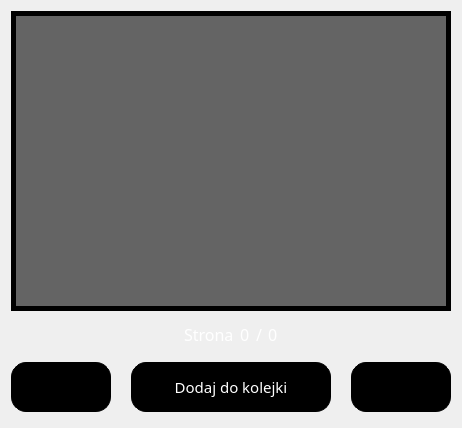
               <widget class="QFrame" name="frame_4">
                <property name="frameShape">
                 <enum>QFrame::NoFrame</enum>
                </property>
                <property name="frameShadow">
                 <enum>QFrame::Raised</enum>
                </property>
                <layout class="QVBoxLayout" name="verticalLayout_11">
                 <item>
                  <widget class="QFrame" name="FramePreview_3">
                   <property name="sizePolicy">
                    <sizepolicy hsizetype="Expanding" vsizetype="Expanding">
                     <horstretch>0</horstretch>
                     <verstretch>0</verstretch>
                    </sizepolicy>
                   </property>
                   <property name="minimumSize">
                    <size>
                     <width>100</width>
                     <height>300</height>
                    </size>
                   </property>
                   <property name="frameShape">
                    <enum>QFrame::NoFrame</enum>
                   </property>
                   <property name="frameShadow">
                    <enum>QFrame::Raised</enum>
                   </property>
                   <layout class="QVBoxLayout" name="verticalLayout_20">
                    <property name="leftMargin">
                     <number>0</number>
                    </property>
                    <property name="topMargin">
                     <number>0</number>
                    </property>
                    <property name="rightMargin">
                     <number>0</number>
                    </property>
                    <property name="bottomMargin">
                     <number>0</number>
                    </property>
                    <item>
                     <widget class="QLabel" name="previewPDF">
                      <property name="sizePolicy">
                       <sizepolicy hsizetype="Expanding" vsizetype="Expanding">
                        <horstretch>0</horstretch>
                        <verstretch>0</verstretch>
                       </sizepolicy>
                      </property>
                      <property name="minimumSize">
                       <size>
                        <width>0</width>
                        <height>0</height>
                       </size>
                      </property>
                      <property name="maximumSize">
                       <size>
                        <width>1600000</width>
                        <height>1600000</height>
                       </size>
                      </property>
                      <property name="styleSheet">
                       <string notr="true">background-color: rgb(100, 100, 100);
border-color: rgb(0, 0, 0);
border: 5px solid;</string>
                      </property>
                      <property name="text">
                       <string/>
                      </property>
                      <property name="pixmap">
                       <pixmap>Icons/128x128 Preview.png</pixmap>
                      </property>
                      <property name="scaledContents">
                       <bool>false</bool>
                      </property>
                      <property name="alignment">
                       <set>Qt::AlignCenter</set>
                      </property>
                      <property name="margin">
                       <number>0</number>
                      </property>
                      <property name="indent">
                       <number>0</number>
                      </property>
                     </widget>
                    </item>
                   </layout>
                  </widget>
                 </item>
                 <item alignment="Qt::AlignHCenter">
                  <widget class="QFrame" name="frame_11">
                   <property name="sizePolicy">
                    <sizepolicy hsizetype="Preferred" vsizetype="Minimum">
                     <horstretch>0</horstretch>
                     <verstretch>0</verstretch>
                    </sizepolicy>
                   </property>
                   <property name="minimumSize">
                    <size>
                     <width>0</width>
                     <height>34</height>
                    </size>
                   </property>
                   <property name="maximumSize">
                    <size>
                     <width>16777215</width>
                     <height>34</height>
                    </size>
                   </property>
                   <property name="frameShape">
                    <enum>QFrame::NoFrame</enum>
                   </property>
                   <property name="frameShadow">
                    <enum>QFrame::Raised</enum>
                   </property>
                   <layout class="QHBoxLayout" name="horizontalLayout_15">
                    <item>
                     <widget class="QLabel" name="label_4">
                      <property name="maximumSize">
                       <size>
                        <width>50</width>
                        <height>16777215</height>
                       </size>
                      </property>
                      <property name="font">
                       <font>
                        <family>Impact</family>
                        <pointsize>12</pointsize>
                       </font>
                      </property>
                      <property name="styleSheet">
                       <string notr="true">color: rgb(255, 255, 255);</string>
                      </property>
                      <property name="text">
                       <string>Strona:</string>
                      </property>
                     </widget>
                    </item>
                    <item>
                     <widget class="QLabel" name="labelCurrentPageNumberPDF">
                      <property name="sizePolicy">
                       <sizepolicy hsizetype="Minimum" vsizetype="Preferred">
                        <horstretch>0</horstretch>
                        <verstretch>0</verstretch>
                       </sizepolicy>
                      </property>
                      <property name="font">
                       <font>
                        <family>Impact</family>
                        <pointsize>12</pointsize>
                       </font>
                      </property>
                      <property name="styleSheet">
                       <string notr="true">color: rgb(255, 255, 255);</string>
                      </property>
                      <property name="text">
                       <string>0</string>
                      </property>
                     </widget>
                    </item>
                    <item>
                     <widget class="QLabel" name="label_7">
                      <property name="sizePolicy">
                       <sizepolicy hsizetype="Minimum" vsizetype="Preferred">
                        <horstretch>0</horstretch>
                        <verstretch>0</verstretch>
                       </sizepolicy>
                      </property>
                      <property name="font">
                       <font>
                        <family>Impact</family>
                        <pointsize>12</pointsize>
                       </font>
                      </property>
                      <property name="styleSheet">
                       <string notr="true">color: rgb(255, 255, 255);</string>
                      </property>
                      <property name="text">
                       <string>/</string>
                      </property>
                     </widget>
                    </item>
                    <item>
                     <widget class="QLabel" name="labelAllPageNumberPDF">
                      <property name="sizePolicy">
                       <sizepolicy hsizetype="Minimum" vsizetype="Preferred">
                        <horstretch>0</horstretch>
                        <verstretch>0</verstretch>
                       </sizepolicy>
                      </property>
                      <property name="font">
                       <font>
                        <family>Impact</family>
                        <pointsize>12</pointsize>
                       </font>
                      </property>
                      <property name="styleSheet">
                       <string notr="true">color: rgb(255, 255, 255);</string>
                      </property>
                      <property name="text">
                       <string>0</string>
                      </property>
                     </widget>
                    </item>
                   </layout>
                  </widget>
                 </item>
                 <item alignment="Qt::AlignHCenter">
                  <widget class="QFrame" name="frame_3">
                   <property name="minimumSize">
                    <size>
                     <width>0</width>
                     <height>60</height>
                    </size>
                   </property>
                   <property name="maximumSize">
                    <size>
                     <width>16777215</width>
                     <height>60</height>
                    </size>
                   </property>
                   <property name="frameShape">
                    <enum>QFrame::NoFrame</enum>
                   </property>
                   <property name="frameShadow">
                    <enum>QFrame::Raised</enum>
                   </property>
                   <layout class="QHBoxLayout" name="horizontalLayout_27">
                    <property name="spacing">
                     <number>20</number>
                    </property>
                    <property name="leftMargin">
                     <number>0</number>
                    </property>
                    <property name="topMargin">
                     <number>0</number>
                    </property>
                    <property name="rightMargin">
                     <number>0</number>
                    </property>
                    <property name="bottomMargin">
                     <number>0</number>
                    </property>
                    <item>
                     <widget class="QPushButton" name="btnPreviewLeftPDF">
                      <property name="sizePolicy">
                       <sizepolicy hsizetype="Minimum" vsizetype="Expanding">
                        <horstretch>0</horstretch>
                        <verstretch>0</verstretch>
                       </sizepolicy>
                      </property>
                      <property name="minimumSize">
                       <size>
                        <width>100</width>
                        <height>50</height>
                       </size>
                      </property>
                      <property name="maximumSize">
                       <size>
                        <width>100</width>
                        <height>50</height>
                       </size>
                      </property>
                      <property name="font">
                       <font>
                        <weight>75</weight>
                        <bold>true</bold>
                        <kerning>true</kerning>
                       </font>
                      </property>
                      <property name="contextMenuPolicy">
                       <enum>Qt::DefaultContextMenu</enum>
                      </property>
                      <property name="autoFillBackground">
                       <bool>false</bool>
                      </property>
                      <property name="styleSheet">
                       <string notr="true">QPushButton{
	color: rgb(255, 255, 255);
	background-color: rgb(0, 0, 0);
	border: 0px solid;
 border-style: solid;
 border-width:1px;
 border-radius:15px;


}
QPushButton:hover{
background-color: rgb(85, 170, 255);
}</string>
                      </property>
                      <property name="text">
                       <string/>
                      </property>
                      <property name="icon">
                       <iconset>
                        <normaloff>Icons/bold-arrow-left.png</normaloff>Icons/bold-arrow-left.png</iconset>
                      </property>
                      <property name="iconSize">
                       <size>
                        <width>30</width>
                        <height>30</height>
                       </size>
                      </property>
                      <property name="autoRepeat">
                       <bool>false</bool>
                      </property>
                     </widget>
                    </item>
                    <item>
                     <widget class="QPushButton" name="btnAddToQueuePDF">
                      <property name="sizePolicy">
                       <sizepolicy hsizetype="Minimum" vsizetype="Expanding">
                        <horstretch>0</horstretch>
                        <verstretch>0</verstretch>
                       </sizepolicy>
                      </property>
                      <property name="minimumSize">
                       <size>
                        <width>200</width>
                        <height>50</height>
                       </size>
                      </property>
                      <property name="maximumSize">
                       <size>
                        <width>200</width>
                        <height>50</height>
                       </size>
                      </property>
                      <property name="font">
                       <font>
                        <family>Impact</family>
                        <pointsize>11</pointsize>
                        <weight>50</weight>
                        <bold>false</bold>
                        <kerning>true</kerning>
                       </font>
                      </property>
                      <property name="contextMenuPolicy">
                       <enum>Qt::DefaultContextMenu</enum>
                      </property>
                      <property name="autoFillBackground">
                       <bool>false</bool>
                      </property>
                      <property name="styleSheet">
                       <string notr="true">QPushButton{
	color: rgb(255, 255, 255);
	background-color: rgb(0, 0, 0);
	border: 0px solid;
 border-style: solid;
 border-width:1px;
 border-radius:15px;


}
QPushButton:hover{
background-color: rgb(85, 170, 255);
}</string>
                      </property>
                      <property name="text">
                       <string>Dodaj do kolejki</string>
                      </property>
                      <property name="iconSize">
                       <size>
                        <width>30</width>
                        <height>30</height>
                       </size>
                      </property>
                      <property name="autoRepeat">
                       <bool>false</bool>
                      </property>
                     </widget>
                    </item>
                    <item>
                     <widget class="QPushButton" name="btnPreviewRightPDF">
                      <property name="sizePolicy">
                       <sizepolicy hsizetype="Minimum" vsizetype="Expanding">
                        <horstretch>0</horstretch>
                        <verstretch>0</verstretch>
                       </sizepolicy>
                      </property>
                      <property name="minimumSize">
                       <size>
                        <width>100</width>
                        <height>50</height>
                       </size>
                      </property>
                      <property name="maximumSize">
                       <size>
                        <width>80</width>
                        <height>50</height>
                       </size>
                      </property>
                      <property name="font">
                       <font>
                        <weight>75</weight>
                        <bold>true</bold>
                        <kerning>true</kerning>
                       </font>
                      </property>
                      <property name="contextMenuPolicy">
                       <enum>Qt::DefaultContextMenu</enum>
                      </property>
                      <property name="autoFillBackground">
                       <bool>false</bool>
                      </property>
                      <property name="styleSheet">
                       <string notr="true">QPushButton{
	color: rgb(255, 255, 255);
	background-color: rgb(0, 0, 0);
	border: 0px solid;
 border-style: solid;
 border-width:1px;
 border-radius:15px;


}
QPushButton:hover{
background-color: rgb(85, 170, 255);
}</string>
                      </property>
                      <property name="text">
                       <string/>
                      </property>
                      <property name="icon">
                       <iconset>
                        <normaloff>Icons/bold-arrow-right.png</normaloff>Icons/bold-arrow-right.png</iconset>
                      </property>
                      <property name="iconSize">
                       <size>
                        <width>30</width>
                        <height>30</height>
                       </size>
                      </property>
                      <property name="autoRepeat">
                       <bool>false</bool>
                      </property>
                     </widget>
                    </item>
                   </layout>
                  </widget>
                 </item>
                </layout>
               </widget>
